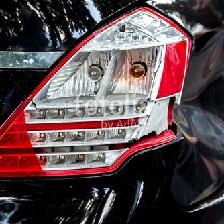
#> input picture database/image_224X224/34.jpeg, 224 x 224 px, given in place of 0.jpeg, which was not available
$ python canny_generator.py
#> lines starting #> are read from the running program, lines starting #| are printed output that depends on the picture; pictures that were not available may be replaced by others from this repository, and a replacement may not be noted
import math

import cv2
import numpy as np
import matplotlib.pyplot as plt


def transformRGB2YIQ(imgRGB: np.ndarray) -> np.ndarray:
    """
    Converts an RGB image to YIQ color space
    :param imgRGB: An Image in RGB
    :return: A YIQ in image color space
    """
    yiq_from_rgb = np.array([[0.299, 0.587, 0.114], [0.596, -0.275, -0.321], [0.212, -0.523, 0.311]])
    try:
        backup_shape = imgRGB.shape
        res = np.dot(imgRGB.reshape(-1, 3), yiq_from_rgb.transpose()).reshape(backup_shape)
        # We need to multiply by 255.0 and then round to the nearest Integer number (with 'np.rint' func) and then
        # normalize again (divide by 255.0) in order to allow the image to contain a completely white color (255)
        return res
    except (Exception,):
        print("An exception occurred: can't convert the image from RGB to YIQ")
        exit(1)


def transformYIQ2RGB(imgYIQ: np.ndarray) -> np.ndarray:
    """
    Converts an YIQ image to RGB color space
    :param imgYIQ: An Image in YIQ
    :return: A RGB in image color space
    """
    yiq_from_rgb = np.array([[0.299, 0.587, 0.114], [0.596, -0.275, -0.321], [0.212, -0.523, 0.311]])
    try:
        backup_shape = imgYIQ.shape
        res = np.dot(imgYIQ.reshape(-1, 3), np.linalg.inv(yiq_from_rgb).transpose()).reshape(backup_shape)
        # We need to multiply by 255.0 and then round to the nearest Integer number (with 'np.rint' func) and then
        # normalize again (divide by 255.0) in order to allow the image to contain a completely white color (255)
        return np.clip(res, 0, 1)
    except (Exception,):
        print("An exception occurred: can't convert the image from RGB to YIQ")
        exit(1)

def white_balance(img):
    result = cv2.cvtColor(img, cv2.COLOR_BGR2LAB)
    avg_a = np.average(result[:, :, 1])
    avg_b = np.average(result[:, :, 2])
    result[:, :, 1] = result[:, :, 1] - ((avg_a - 128) * (result[:, :, 0] / 255.0) * 1.1)
    result[:, :, 2] = result[:, :, 2] - ((avg_b - 128) * (result[:, :, 0] / 255.0) * 1.1)
    result = cv2.cvtColor(result, cv2.COLOR_LAB2BGR)
    return result

n = 1512
for i in range(n):
    # load an image from file
    img_path = f'database/image_224X224/{i}.jpeg'
    # img = cv2.cvtColor(cv2.imread(img_path), cv2.COLOR_BGR2RGB) / 255
    img = np.array(cv2.imread(img_path, 1) / 255)
    # [31 lines of commented-out code are left out]

    img = np.array(cv2.imread(img_path))
#> img is the input picture: shape (224, 224, 3); mean B, G, R 76.8, 73.7, 92.5
    (b, g, r) = cv2.split(img)
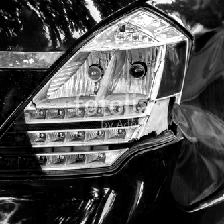
#> b: shape (224, 224); min 0, max 255, mean 76.8
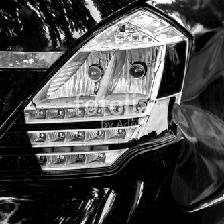
#> g: shape (224, 224); min 0, max 255, mean 73.7
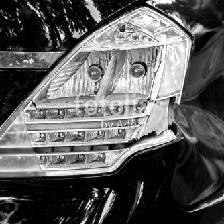
#> r: shape (224, 224); min 0, max 255, mean 92.5
    r_new = r * 0.393 + g * 0.769 + b * 0.189
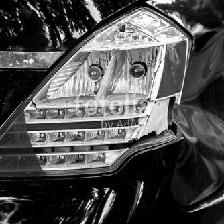
#> r_new: shape (224, 224) float64; min 0, max 344.5, mean 107.5; drawn with min black and max white
    g_new = r * 0.349 + g * 0.686 + b * 0.168
    b_new = r * 0.272 + g * 0.534 + b * 0.131
    img2 = cv2.merge([b_new, g_new, r_new])
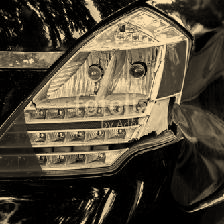
#> img2: shape (224, 224, 3) float64; mean of channels 0, 1, 2 74.5, 95.7, 107.5; drawn with min black and max white
    img = np.hstack([
        img,
        img2])
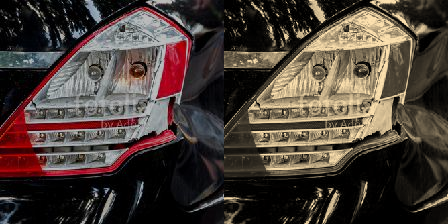
#> img: shape (224, 448, 3) float64; mean B, G, R 75.7, 84.7, 100; drawn with min black and max white
    # [16 lines of commented-out code are left out]

    cv2.imwrite(f'database/image_bilateral_224X224/{i}.png', img)
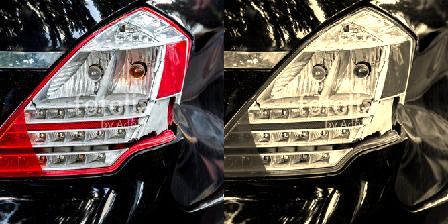
#> saved as 0.png: shape (224, 448, 3); mean B, G, R 75.7, 83.6, 96.8
#> pass 2 of the loop `for i in range(n):`:
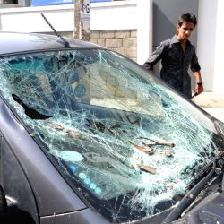
#> input picture database/image_224X224/652.jpeg, 224 x 224 px, given in place of 1.jpeg, which was not available
#> img is the input picture: shape (224, 224, 3); mean B, G, R 154.8, 151.8, 143
#> `img = np.hstack([ img, img2])`:
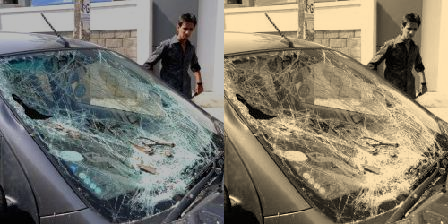
#> img: shape (224, 448, 3) float64; mean B, G, R 147.5, 165.9, 172.6; drawn with min black and max white
#> `cv2.imwrite(f'database/image_bilateral_224X224/{i}.png', img)`:
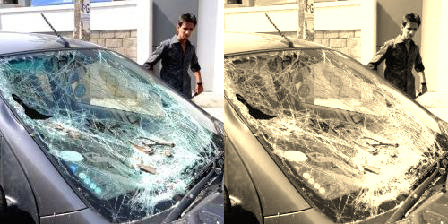
#> saved as 1.png: shape (224, 448, 3); mean B, G, R 147.5, 161.9, 163.8
#> (the run stopped early here; a loop or call above may not have finished)
